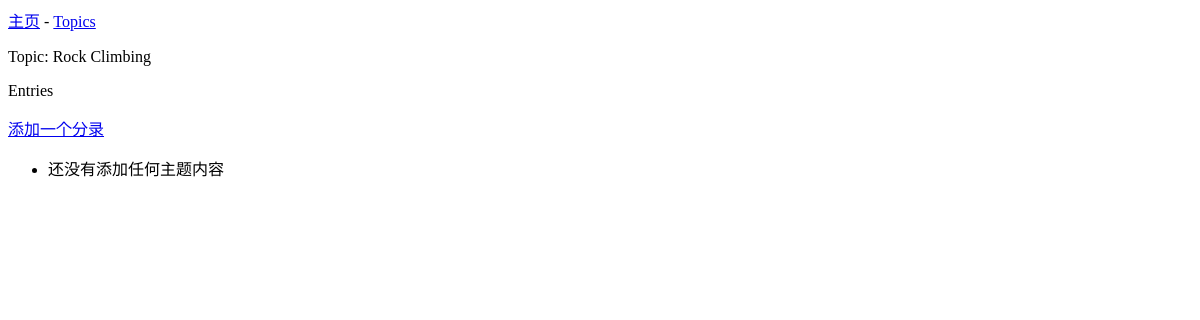
/topic/2, run on an earlier commit of the app's database.
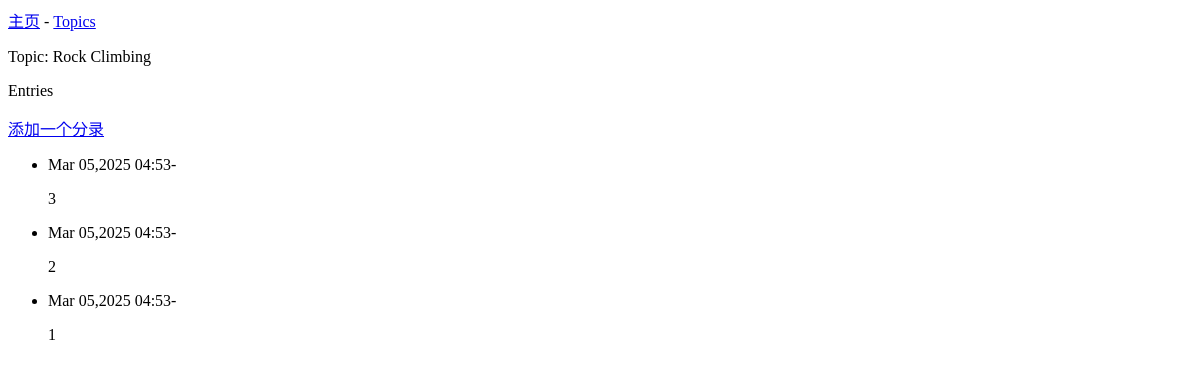
And on a later commit of the database.
### learning_logs/models.py (models this page shows, shortened)
class Topic(models.Model):
    text= models.CharField(max_length=200)
    date_added =models.DateTimeField(auto_now_add=True)

class Entry(models.Model):
    topic = models.ForeignKey(Topic,on_delete=models.CASCADE)
    text = models.TextField()
    date_added = models.DateTimeField(auto_now_add=True)
    class Meta:
        verbose_name_plural= 'entries'

### learning_logs/views.py (the view)
# urls.py: path('topic/<int:topic_id>',views.topic,name='topic'),
def topic(request,topic_id):
    topic = Topic.objects.get(id=topic_id)
    entries=topic.entry_set.order_by('-date_added')
    context={'topic':topic,'entries':entries}
    return render(request,'learning_logs/topic.html',context)

### learning_logs/templates/learning_logs/topic.html
{% extends 'learning_logs/base.html' %}
{% block content %}
<p>Topic: {{topic.text}}</p>
<p>Entries</p>
<p>
    <a href="{% url 'learning_logs:new_entry' topic.id %}">添加一个分录</a>
</p>
<ul>
    {% for entry in entries %}
        <li>{{entry.date_added|date:'M d,Y H:i'}}-{{entry.text|linebreaks}}</li>
    {% empty %}
        <li>还没有添加任何主题内容</li>
    {% endfor %}
</ul>
{% endblock content %}

### learning_logs/templates/learning_logs/base.html (shortened to what this page needs)
<p>
    <a href="{% url 'learning_logs:index' %}">主页</a> -
    <a href="{% url 'learning_logs:topics' %}">Topics</a>
</p>
{% block content %}{% endblock content %}

What changed in the data, as far as the page shows it:
added Entry: date_added "Mar 05,2025 04:53", text "3"
added Entry: date_added "Mar 05,2025 04:53", text "2"
added Entry: date_added "Mar 05,2025 04:53", text "1"
Also different on the page:
text no longer shown: "还没有添加任何主题内容"
